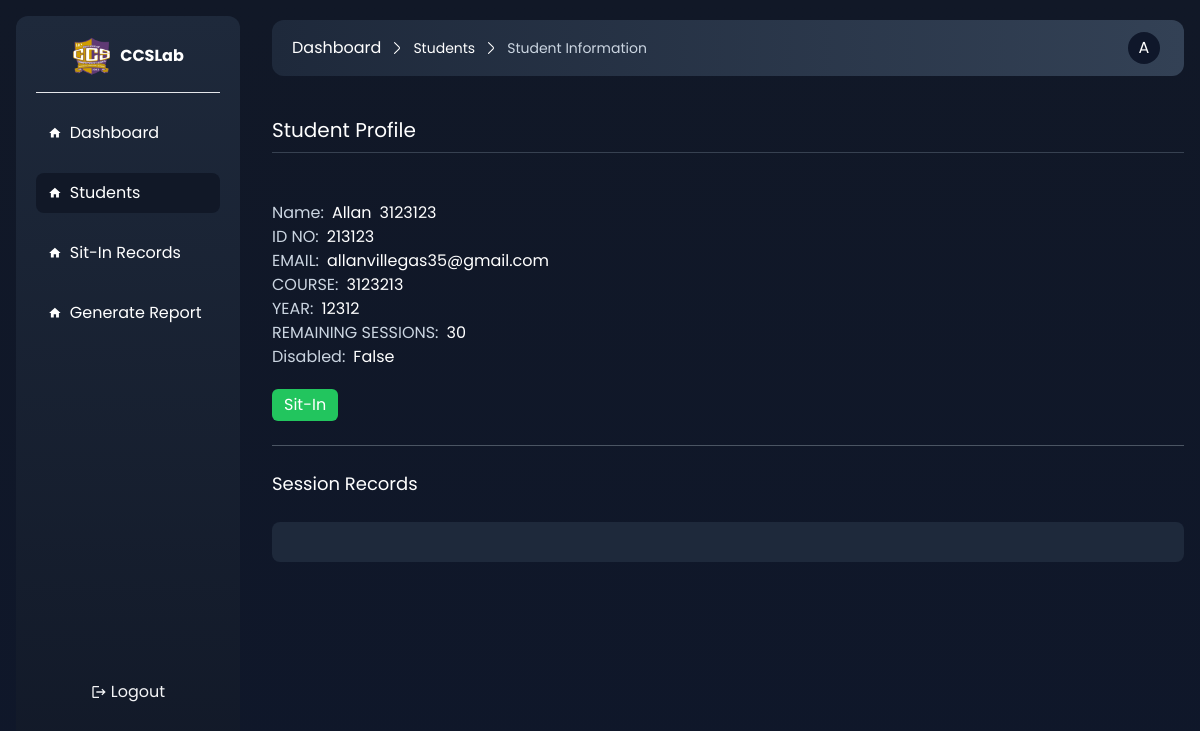
The app's page /admin/student_session.php?id=18 (signed in) with its own data.
### tables this page shows
CREATE TABLE `students` (
  `id` int(80) NOT NULL,
  `email` varchar(255) NOT NULL,
  `password` varchar(255) NOT NULL,
  `first_name` varchar(255) NOT NULL,
  `last_name` varchar(255) NOT NULL,
  `id_no` int(255) NOT NULL,
  `course` varchar(255) NOT NULL,
  `year` varchar(80) NOT NULL,
  `no_sessions` int(11) NOT NULL DEFAULT 30,
  `active` int(60) NOT NULL DEFAULT 1,
  `created_at` datetime NOT NULL DEFAULT current_timestamp(),
  `updated_at` datetime NOT NULL DEFAULT current_timestamp()
);

### admin/functions.php (called while the page is built, shortened)
<?php
function get_student($connect,$id_no){
    $statement = $connect->prepare("SELECT * FROM students WHERE id = :id");
    $statement->execute(array(
        ':id' => $id_no
    ));
    $statement = $statement->fetchAll();
    return ($statement) ? $statement : false;
}

### admin/views/student_session.view.php (the view, shortened to what this page needs)
<div class="mt-10 flex flex-col gap-6">
    <div class="border-b pb-2 border-gray-700">
        <h1 class="text-xl">Student Profile</h1>
    </div>
    <div>
        <div class="flex items-center gap-2">
            <span class="text-slate-300">Name: </span>
            <h1><?php echo $student[0]['first_name'] ?></h1>
             <h1><?php echo $student[0]['last_name'] ?></h1>
        </div>
         <div class="flex items-center gap-2">
            <span class="text-slate-300">ID NO: </span>
            <h1><?php echo $student[0]['id_no'] ?></h1>
        </div>
         <div class="flex items-center gap-2">
            <span class="text-slate-300">EMAIL: </span>
            <h1><?php echo $student[0]['email'] ?></h1>
        </div>
         <div class="flex items-center gap-2">
            <span class="text-slate-300">COURSE: </span>
            <h1><?php echo $student[0]['course'] ?></h1>
        </div>
        <div class="flex items-center gap-2">
            <span class="text-slate-300">YEAR: </span>
            <h1><?php echo $student[0]['year'] ?></h1>
        </div>
        <div class="flex items-center gap-2">
            <span class="text-slate-300">REMAINING SESSIONS: </span>
            <h1><?php echo $student[0]['no_sessions'] ?></h1>
        </div>
        <div class="flex items-center gap-2">
            <span class="text-slate-300">Disabled: </span>
           <h1><?php echo ($student[0]['active'] == 1 ? 'False' : 'True'); ?></h1>
        </div>
        <div class="flex items-center gap-2 mt-5">
            <a href="./sitin?id=<?php echo $student[0]['id']?>" class=" px-3 p-1 rounded-md bg-green-500">Sit-In</a>
        </div>
    </div>
    <h1 class="text-lg border-t border-gray-600 pt-6">Session Records</h1>
    <div class="bg-slate-800   rounded-lg flex flex-col p-5">
    </div>
</div>

### assets/chosen.css (style rules this page uses)
* { margin: 0; padding: 0; box-sizing: border-box; font-family: "Poppins", sans-serif; }

### records on screen
students: first_name "Allan", last_name "3123123", id_no "213123", email "allanvillegas35@gmail.com", course "3123213", year "12312", no_sessions "30"

### other values on screen
$parent[1] "Students"
$page_title "Student Information"
$_SESSION['first_name'][0] "A"
